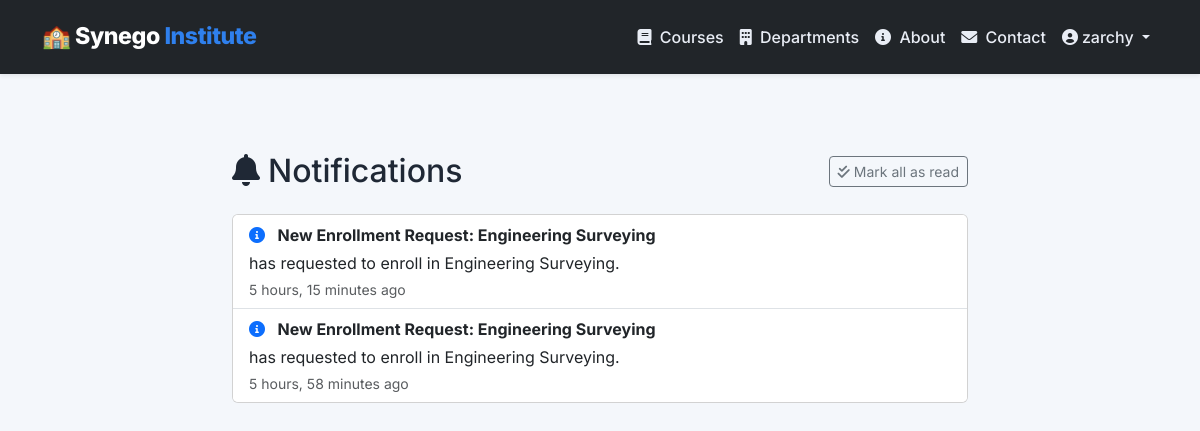
The page /notifications/ (signed in) on the database its author committed.
### lms/models.py (models this page shows, shortened)
class User(AbstractUser):
    ROLE_CHOICES = (
        ('admin', 'Administrator'),
        ('instructor', 'Instructor'),
        ('learner', 'Learner'),
        ('dept_head', 'Department Head'),
        ('approver', 'Approver'),
    )
    GENDER_CHOICES = (
        ('M', 'Male'),
        ('F', 'Female'),
        ('O', 'Other'),
    )
    role = models.CharField(max_length=20, choices=ROLE_CHOICES, default='learner')
    department = models.ForeignKey(
        'Department', null=True, blank=True, on_delete=models.SET_NULL,
        related_name='members'
    )
    phone_number = models.CharField(max_length=20, blank=True)
    address = models.TextField(blank=True)
    gender = models.CharField(max_length=1, choices=GENDER_CHOICES, blank=True)
    date_of_birth = models.DateField(null=True, blank=True)
    profile_picture = models.ImageField(upload_to='profile_pics/', null=True, blank=True)
    is_approved = models.BooleanField(default=False)
    approval_token = models.UUIDField(unique=True, null=True, blank=True)
    approval_token_created_at = models.DateTimeField(null=True, blank=True)
    temp_password = models.CharField(max_length=128, blank=True)
    temp_password_created_at = models.DateTimeField(null=True, blank=True)
    google_access_token = models.TextField(blank=True)
    google_refresh_token = models.TextField(blank=True)
    google_token_expiry = models.DateTimeField(null=True, blank=True)
    last_active = models.DateTimeField(auto_now=True)
    login_count = models.PositiveIntegerField(default=0)
    failed_login_attempts = models.PositiveIntegerField(default=0)
    account_locked_until = models.DateTimeField(null=True, blank=True)
    email_verified = models.BooleanField(default=False)
    email_verification_token = models.UUIDField(unique=True, null=True, blank=True)
    receive_notifications = models.BooleanField(default=True)
    language = models.CharField(max_length=10, default='en')
    class Meta:
        indexes = [
            models.Index(fields=['email']),
            models.Index(fields=['role', 'is_approved']),
            models.Index(fields=['username']),
            models.Index(fields=['last_active']),
        ]

class Notification(models.Model):
    NOTIFICATION_TYPES = (
        ('info', 'Information'),
        ('success', 'Success'),
        ('warning', 'Warning'),
        ('error', 'Error'),
        ('reminder', 'Reminder'),
        ('grade', 'Grade Posted'),
        ('certificate', 'Certificate Issued'),
        ('enrollment', 'Enrollment Update'),
    )
    recipient = models.ForeignKey(User, on_delete=models.CASCADE, related_name='notifications')
    title = models.CharField(max_length=200)
    message = models.TextField()
    notification_type = models.CharField(max_length=20, choices=NOTIFICATION_TYPES, default='info')
    is_read = models.BooleanField(default=False)
    created_at = models.DateTimeField(auto_now_add=True)
    read_at = models.DateTimeField(null=True, blank=True)
    related_url = models.URLField(blank=True)
    related_object_type = models.CharField(max_length=100, blank=True)
    related_object_id = models.CharField(max_length=100, blank=True)
    class Meta:
        ordering = ['-created_at']
        indexes = [
            models.Index(fields=['recipient', 'is_read']),
            models.Index(fields=['created_at']),
        ]

### lms/views.py (the view, shortened to what this page needs)
# urls.py: path('notifications/', views.notification_list, name='notification_list'),
@login_required
def notification_list(request):
    notifications = request.user.notifications.all()
    paginator = Paginator(notifications, 20)
    page_number = request.GET.get('page')
    page_obj = paginator.get_page(page_number)
    context = {'page_obj': page_obj}
    return render(request, 'lms/notifications/notification_list.html', context)

### lms/context_processors.py (called while the page is built)
def app_info(request):
    return {
        "APP_NAME": "Synego Training Institute",
    }

### lms/templates/lms/notifications/notification_list.html (shortened to what this page needs)
{% extends "lms/base.html" %}
{% block content %}
<div class="container py-4">
    <div class="row justify-content-center">
        <div class="col-lg-8">
            <div class="d-flex justify-content-between align-items-center mb-4">
                <h1 class="h2 mb-0">
                    <i class="fas fa-bell me-2"></i>Notifications
                </h1>
                <a href="{% url 'lms:mark_all_notifications_read' %}" class="btn btn-sm btn-outline-secondary">
                    <i class="fas fa-check-double me-1"></i>Mark all as read
                </a>
            </div>
            <div class="card">
                <div class="list-group list-group-flush">
                    {% for notification in page_obj %}
                        <div class="list-group-item {% if not notification.is_read %}list-group-item-primary{% endif %}">
                            <div class="d-flex justify-content-between align-items-start">
                                <div class="flex-grow-1">
                                    <div class="mb-1">
                                        {% if notification.notification_type == 'success' %}
                                            <i class="fas fa-check-circle text-success me-2"></i>
                                        {% elif notification.notification_type == 'warning' %}
                                            <i class="fas fa-exclamation-triangle text-warning me-2"></i>
                                        {% elif notification.notification_type == 'error' %}
                                            <i class="fas fa-times-circle text-danger me-2"></i>
                                        {% elif notification.notification_type == 'grade' %}
                                            <i class="fas fa-star text-info me-2"></i>
                                        {% elif notification.notification_type == 'certificate' %}
                                            <i class="fas fa-certificate text-success me-2"></i>
                                        {% else %}
                                            <i class="fas fa-info-circle text-primary me-2"></i>
                                        {% endif %}
                                        <strong>{{ notification.title }}</strong>
                                    </div>
                                    <p class="mb-1">{{ notification.message }}</p>
                                    <small class="text-muted">{{ notification.created_at|timesince }} ago</small>
                                </div>
                            </div>
                        </div>
                    {% empty %}
                        <div class="list-group-item text-center py-5">
                            <i class="fas fa-bell-slash fa-4x text-muted mb-3"></i>
                            <p class="mb-0">No notifications yet.</p>
                        </div>
                    {% endfor %}
                </div>
            </div>
        </div>
    </div>
</div>
{% endblock %}

### lms/templates/lms/base.html (shortened to what this page needs)
﻿<!DOCTYPE html>
<html lang="en">
<head>
    <link href="https://cdn.jsdelivr.net/npm/bootstrap@5.3.0-alpha1/dist/css/bootstrap.min.css" rel="stylesheet">
    <link rel="stylesheet" href="https://cdnjs.cloudflare.com/ajax/libs/font-awesome/6.0.0/css/all.min.css">
</head>
<body>
    <nav class="navbar navbar-expand-lg navbar-dark bg-dark fixed-top shadow-sm">
        <div class="container">
            <a class="navbar-brand" href="{% url 'lms:index' %}">
                🏫 Synego <span>Institute</span>
            </a>
            <div class="collapse navbar-collapse" id="navbarNav">
                <ul class="navbar-nav ms-auto align-items-lg-center">
                    <li class="nav-item">
                        <a class="nav-link" href="{% url 'lms:course_list' %}"><i class="fas fa-book me-1"></i> Courses</a>
                    </li>
                    <li class="nav-item">
                        <a class="nav-link" href="{% url 'lms:department_list' %}"><i class="fas fa-building me-1"></i> Departments</a>
                    </li>
                    <li class="nav-item">
                        <a class="nav-link" href="{% url 'lms:about' %}"><i class="fas fa-info-circle me-1"></i> About</a>
                    </li>
                    <li class="nav-item">
                        <a class="nav-link" href="{% url 'lms:contact' %}"><i class="fas fa-envelope me-1"></i> Contact</a>
                    </li>
                    {% if user.is_authenticated %}
                        <li class="nav-item dropdown">
                            <a class="nav-link dropdown-toggle" href="#" role="button" data-bs-toggle="dropdown">
                                <i class="fas fa-user-circle me-1"></i>{{ user.first_name|default:user.username }}
                            </a>
                        </li>
                    {% endif %}
                </ul>
            </div>
        </div>
    </nav>
    <main>
        {% block content %}{% endblock %}
    </main>
</body>
</html>

### lms/templates/lms/base.html (style rules this page uses)
:root { --primary-color: #1f3a5d; --secondary-color: #2f80ed; --accent-color: #17a2b8; --bg-light: #f4f7fb; --bg-dark: #1d2833; --text-muted: #6c7a91; --surface: #ffffff; --surface-alt: #f9fbff; }
* { box-sizing: border-box; }
body { font-family: 'Inter', sans-serif; background-color: var(--bg-light); color: #1f2835; margin: 0; padding-top: 80px; }
.navbar { padding: 0.9rem 1rem; transition: background-color 0.3s ease; }
.navbar-brand { font-weight: 800; letter-spacing: -0.02em; font-size: 1.45rem; }
.navbar-brand span { color: var(--secondary-color); }
.navbar-nav .nav-link { color: #e9edf5; font-weight: 500; }

### rows shown on the page
User: first_name "zarchy"
Notification: title "New Enrollment Request: Engineering Surveying", message "has requested to enroll in Engineering Surveying.", created_at "5 hours, 15 minutes"
Notification: title "New Enrollment Request: Engineering Surveying", message "has requested to enroll in Engineering Surveying.", created_at "5 hours, 58 minutes"
